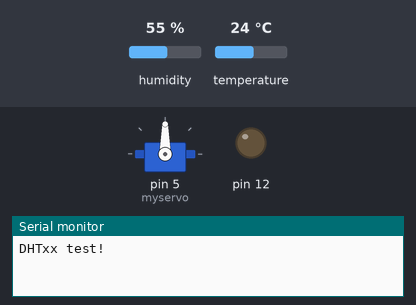
This sketch was run on a simulated Arduino Uno, built with avr-gcc and run on an emulated ATmega328P. Shown: servo, output pins drawn as LEDs (lit = HIGH), the last lines printed to the serial monitor. The inputs (shaded band) are chosen by the test bench; at power-on: temperature 24 °C, humidity 55 %.

Above: at 3.2 s.
3.3 s: temperature set to 22 °C
At 5.7 s:
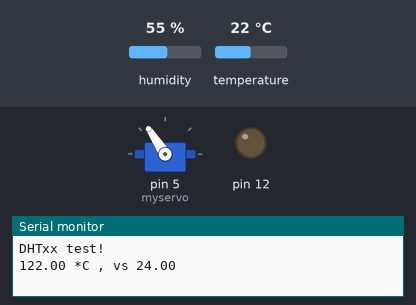
6.8 s: temperature set to 28 °C
At 8.1 s:
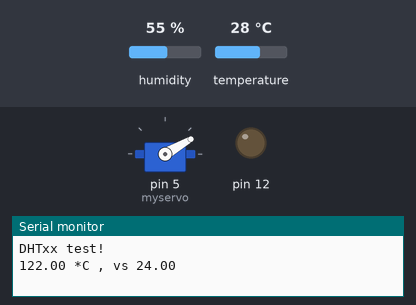
9.5 s: temperature set to 12 °C
At 11.91 s:
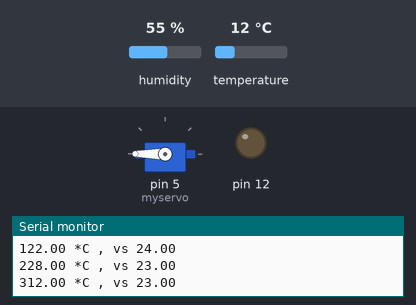
14.1 s: temperature set to 20 °C
17.6 s: temperature set to 23 °C
21.1 s: temperature set to 19 °C
At 22.35 s:
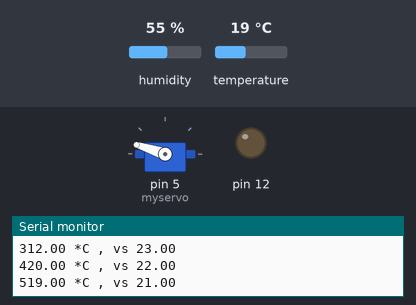
Timing chart, 0 to 28.1 s (numbered marks = the images above; inputs shaded):
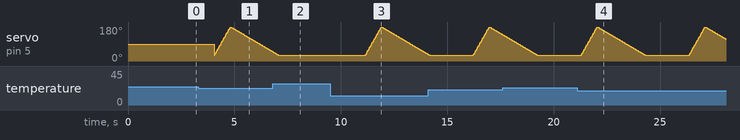

The sketch:

temperatureProbe.ino
```cpp
// Example testing sketch for various DHT humidity/temperature sensors
// Written by ladyada, public domain

#include "DHT.h"

#define DHTPIN 2     // what digital pin we're connected to

// Uncomment whatever type you're using!
#define DHTTYPE DHT11   // DHT 11


#include <EEPROM.h>

#include <Wire.h>
#include <Servo.h>
Servo myservo;
int count=0;


// Connect pin 1 (on the left) of the sensor to +5V
// NOTE: If using a board with 3.3V logic like an Arduino Due connect pin 1
// to 3.3V instead of 5V!
// Connect pin 2 of the sensor to whatever your DHTPIN is
// Connect pin 4 (on the right) of the sensor to GROUND
// Connect a 10K resistor from pin 2 (data) to pin 1 (power) of the sensor

// Initialize DHT sensor.
// Note that older versions of this library took an optional third parameter to
// tweak the timings for faster processors.  This parameter is no longer needed
// as the current DHT reading algorithm adjusts itself to work on faster procs.

float initial=20;

DHT dht(DHTPIN, DHTTYPE);

void setup() {
  Serial.begin(9600);
  Serial.println("DHTxx test!");

  dht.begin();
  delay(2000);
  initial = dht.readTemperature();

  pinMode(12, OUTPUT);
  myservo.attach(5);


}

void loop() {
  // Wait a few seconds between measurements.

  delay(2000);

  // Reading temperature or humidity takes about 250 milliseconds!
  // Sensor readings may also be up to 2 seconds 'old' (its a very slow sensor)

  // Read temperature as Celsius (the default)
  float t = dht.readTemperature();

  if (count>32)
  {
    Serial.print("servo");

    servo();
  }

  count=count+1;
  Serial.print(count);


  // Check if any reads failed and exit early (to try again).
  if (isnan(t)) {
    Serial.println("Failed to read from DHT sensor!");
    return;
  }


  Serial.print(t);
  Serial.print(" *C , vs ");
  Serial.println(initial);

  if (t<(initial) )
    {

       servo();
       initial=initial-1;


  }
}


void servo(){


           int pos=0;
           for(pos = 30; pos>=60; pos-=10)
           {
             myservo.write(pos);
             delay(15);
           }


          for(pos = 30; pos <= 180; pos += 3) // goes from 0 degrees to 180 degrees
          {                                  // in steps of 1 degree
            myservo.write(pos);              // tell servo to go to position in variable 'pos'
            delay(15);                       // waits 15ms for the servo to reach the position
          }

          for(pos = 180; pos>=30; pos-=1)     // goes from 180 degrees to 0 degrees
          {
            myservo.write(pos);              // tell servo to go to position in variable 'pos'
            delay(15);                       // waits 15ms for the servo to reach the position
          }

}
```

Measured:
- the behaviour switches between 24 and 23 °C on temperature (found by bisection; images 0 and 1)
- after the input at 6.8 s, servo on pin 5 (myservo): goes on until 7.1 s, then stays 30°
- after the input at 9.5 s, servo on pin 5 (myservo): rises from 30° to 180° in 0.74 s, then falls to 36° in 2.2 s
